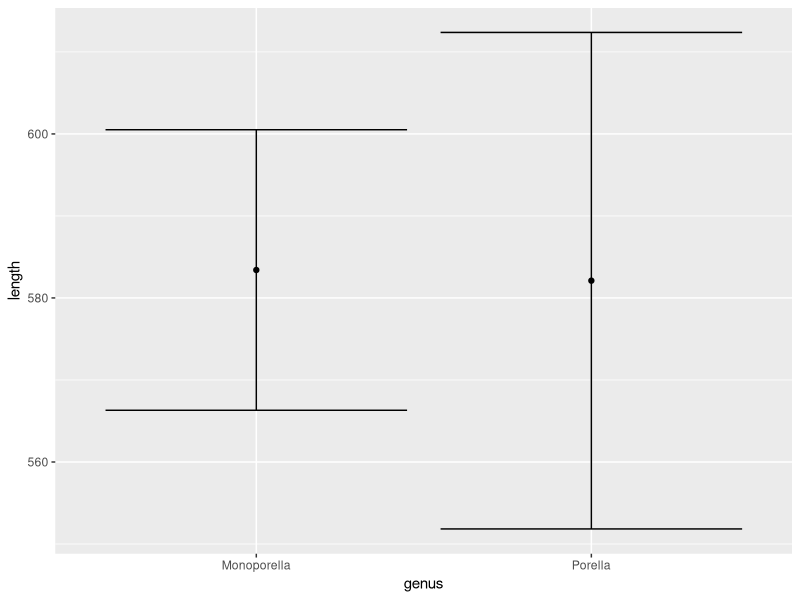

This figure's R source:
# Background: http://www.sthda.com/english/wiki/unpaired-two-samples-t-test-in-r
# See also: http://www.sthda.com/english/wiki/normality-test-in-r

#install.packages("ggplot2")
#install.packages("Hmisc")
library(ggplot2)
library(Hmisc) # required to plot the SD

# read the data
dat <- read.csv("zooid_size.csv", header = TRUE)

unique(dat$genus) # shows unique genus
table(dat$genus) # shows the frequency

# subset data by species
name1 <- "Porella"
name2 <- "Monoporella"

g1.df <- dat[which(dat$genus == name1),]
g2.df <- dat[which(dat$genus == name2),]

df <- data.frame(rbind(g1.df, g2.df))

mean(df[which(df$genus == name1),]$length)
mean(df[which(df$genus == name2),]$length)

########### visualise the data

p<-ggplot(df, aes(x = genus, y = length)) +  
  stat_summary(geom = "point", fun = mean) +
  stat_summary(geom = "errorbar", fun.data = mean_se) # mean_sdl: requires the Hmisc 

p

########### t-test

t.test(length~genus, data = df, alternative = "two.sided", var.equal = FALSE)

###########

# you could also subset data by time
time1 <- dat[which(dat$Time == "Campanian.PDT"),]
time2 <- dat[which(dat$Time == "Miocene.PDT"),]
